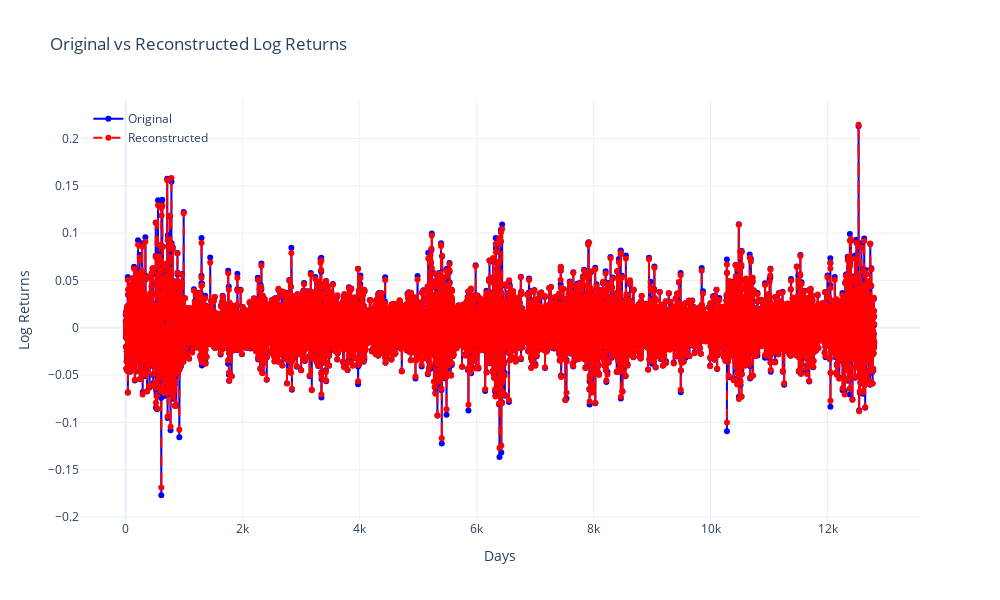

The code cell stored with this chart in its notebook:
### Code cell
import plotly.graph_objects as go
import torch

# Assuming 'scaler' is already defined and fitted during data preprocessing
# from sklearn.preprocessing import StandardScaler
# scaler = StandardScaler()
# train_scaled = scaler.fit_transform(train_df.values)
# test_scaled = scaler.transform(test_df.values)
# ... (rest of the scaling and tensor preparation code)

# Ensure 'scaler' is accessible here. If not, you need to pass it or save it during preprocessing.

# Select the first sample from the test set (scaled)
first_scaled_sample = test_tensor[10:11]  # Shape: [1, 1, L]

# Reconstruct the first sample using the trained model
model.eval()  # Set the model to evaluation mode
with torch.no_grad():
    reconstructed_scaled_tensor = model(first_scaled_sample)  # Reconstructed scaled data
    # Ensure the tensor is on CPU and convert to NumPy
    reconstructed_scaled = reconstructed_scaled_tensor.cpu().numpy().reshape(1, -1)  # Shape: [1, L]
    
    # Original scaled data
    original_scaled = first_scaled_sample.cpu().numpy().reshape(1, -1)  # Shape: [1, L]

# Inverse transform to get back to the original scale
reconstructed = scaler.inverse_transform(reconstructed_scaled).flatten()  # Shape: [L]
original = scaler.inverse_transform(original_scaled).flatten()  # Shape: [L]

# Prepare data for plotting
days = list(range(len(original)))  # X-axis: Days or feature indices

# Create the plot
fig = go.Figure()

# Add Original data trace
fig.add_trace(go.Scatter(
    x=days, 
    y=original, 
    mode='lines+markers', 
    name='Original', 
    line=dict(color='blue'),
    marker=dict(size=6)
))

# Add Reconstructed data trace
fig.add_trace(go.Scatter(
    x=days, 
    y=reconstructed, 
    mode='lines+markers', 
    name='Reconstructed', 
    line=dict(color='red', dash='dash'),
    marker=dict(size=6)
))

# Customize the layout
fig.update_layout(
    title='Original vs Reconstructed Log Returns',
    xaxis_title='Days',
    yaxis_title='Log Returns',
    legend=dict(x=0.01, y=0.99, bgcolor='rgba(255,255,255,0)', bordercolor='rgba(255,255,255,0)'),
    template='plotly_white',
    width=1000,
    height=600
)

# Optionally, add hover information for better interactivity
fig.update_traces(marker=dict(symbol='circle'))

# Display the plot
fig.show()

### Figure 1 — Plotly figure (JSON) as saved in the notebook; plotly's stock layout.template omitted (floating-point values rounded to 4 significant figures; data arrays with more than 128 entries replaced by an {"elided": "..."} marker saying what was removed)
{"data": [{"line": {"color": "blue"}, "marker": {"size": 6, "symbol": "circle"}, "mode": "lines+markers", "name": "Original", "type": "scatter", "x": {"elided": "12800 int values"}, "y": {"elided": "12800 float values"}}, {"line": {"color": "red", "dash": "dash"}, "marker": {"size": 6, "symbol": "circle"}, "mode": "lines+markers", "name": "Reconstructed", "type": "scatter", "x": {"elided": "12800 int values"}, "y": {"elided": "12800 float values"}}], "layout": {"height": 600, "legend": {"bgcolor": "rgba(255,255,255,0)", "bordercolor": "rgba(255,255,255,0)", "x": 0.01, "y": 0.99}, "title": {"text": "Original vs Reconstructed Log Returns"}, "width": 1000, "xaxis": {"title": {"text": "Days"}}, "yaxis": {"title": {"text": "Log Returns"}}}}
